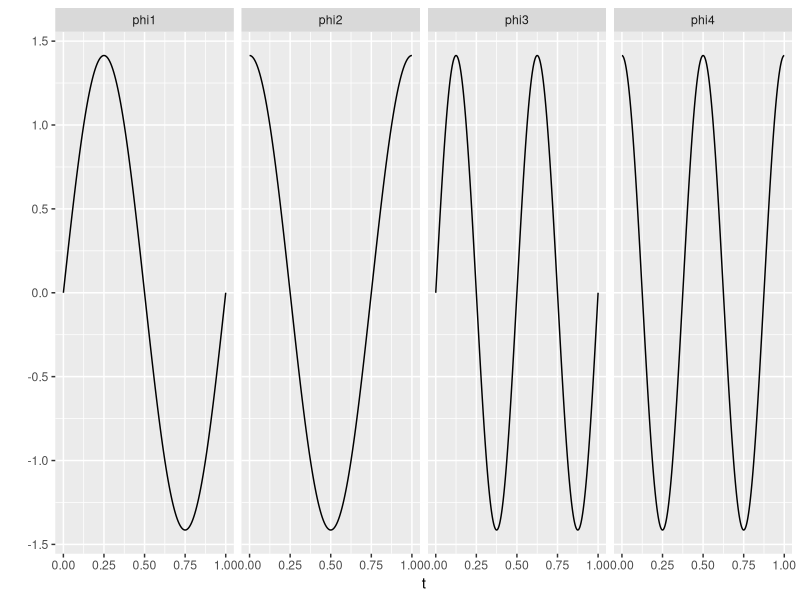
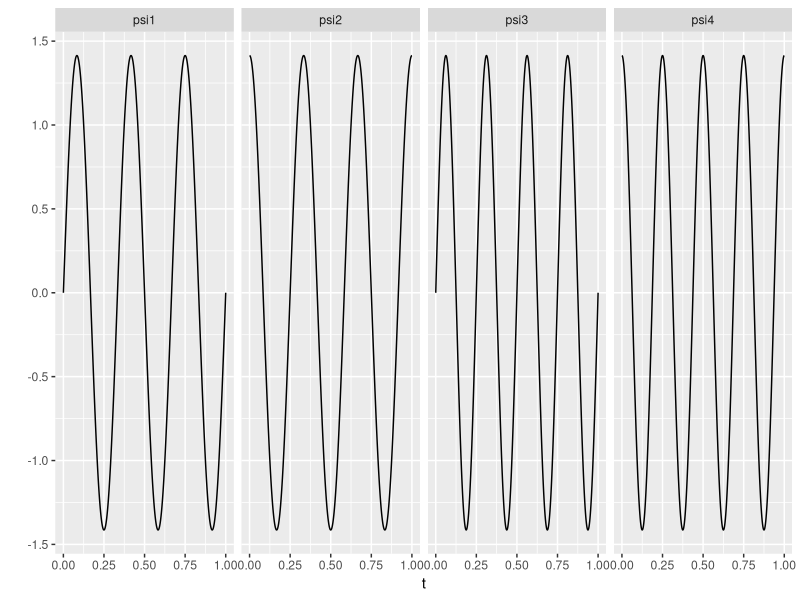
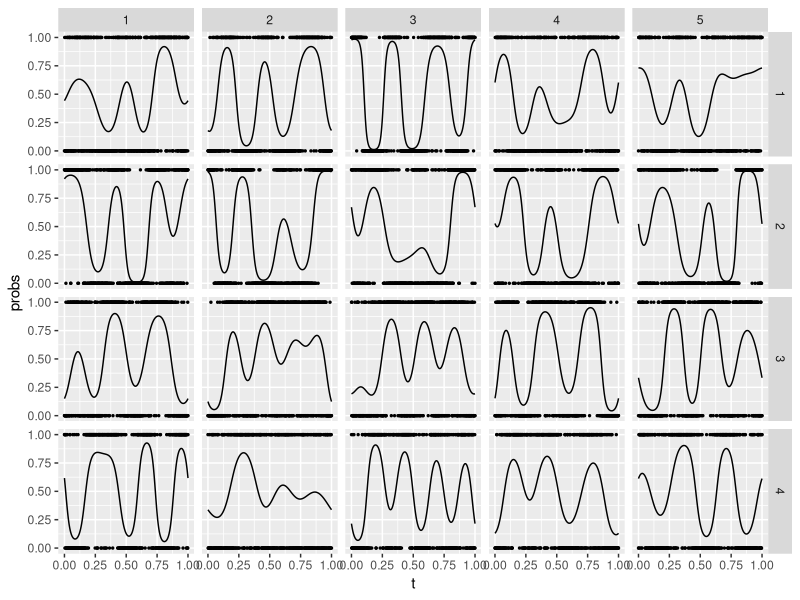

The R script that drew these images, in order: (Note: this script raises an error after producing the figures.)

# This code simulate multi-level binary functions



set.seed(625)

library(tidyverse)
library(here)


#### Simulation set up ####

N <- 500 # sample size 
J <- 5 # number of visit per subject
K <- 500 # number of observations per visit
t_vec <- seq(0, 1, length.out = K) # time grid
L <- 4 # number of level 1 eigenfunctions
M <- 4 # number of level 2 eigenfunctions

#### Eigenfunctions ####

# level 1 eigenfunctions:
phi_mat <- matrix(NA, nrow = K, ncol = L)
phi_mat[, 1] <- sqrt(2)*sin(2*pi*t_vec)
phi_mat[, 2] <- sqrt(2)*cos(2*pi*t_vec)
phi_mat[, 3] <- sqrt(2)*sin(4*pi*t_vec)
phi_mat[, 4] <- sqrt(2)*cos(4*pi*t_vec)

colnames(phi_mat) <- paste0("phi", 1:L)
head(phi_mat)

phi_mat %>% data.frame() %>%
  mutate(t=t_vec) %>%
  pivot_longer(starts_with("phi")) %>%
  ggplot()+
  geom_line(aes(x=t, y=value))+
  facet_wrap(~name, nrow= 1)+
  labs(x="t", y="")

# level 1 eigenvalues
lambda <- 0.5^((1:L)-1)

# level 2 eigenfunctions:
psi_mat <- matrix(NA, nrow = K, ncol = M)
psi_mat[, 1] <- sqrt(2)*sin(6*pi*t_vec)
psi_mat[, 2] <- sqrt(2)*cos(6*pi*t_vec)
psi_mat[, 3] <- sqrt(2)*sin(8*pi*t_vec)
psi_mat[, 4] <- sqrt(2)*cos(8*pi*t_vec)

colnames(psi_mat) <- paste0("psi", 1:M)
head(psi_mat)

psi_mat %>% data.frame() %>%
  mutate(t=t_vec) %>%
  pivot_longer(starts_with("psi")) %>%
  ggplot()+
  geom_line(aes(x=t, y=value))+
  facet_wrap(~name, nrow = 1)+
  labs(x="t", y="")

# level 2 eigenvalues
gamma <- 0.5^((1:M)-1)


#### Generate a full datasets ####

df_full <- expand.grid(id=1:N, visit = 1:J, t=t_vec) %>% arrange(id, visit, t)
df_full$eta <- NA

# containers for score: 
xi_true <- matrix(NA, nrow = N, ncol = L) # subject by eigenfunction
zeta_true <- array(NA, dim = c(N, J, M)) # subject by visit by eigenfunction

# generate latent function
for(i in 1:N){
  # level 1 score (subject): L by 1
  xi <- rnorm(L, 0, sqrt(lambda))
  xi_true[i, ] <- xi
  # level 2 score (subject-visit level): J by M
  # zeta <- sapply(gamma, function(x){rnorm(J, mean=0, sd = sqrt(x))})
  zeta <- rnorm(J*M, mean = 0, sd = rep(sqrt(gamma), J))
  zeta <- matrix(zeta, nrow = J, ncol=M, byrow = T) # visit by eigenfunction
  zeta_true[i,,] <- zeta
  # latent function
  ## subjectlevel
  eta_l1 <- phi_mat %*% xi
  eta_l1 <- rep(eta_l1, J)
  ## subject-visit level 
  eta_l2 <- psi_mat %*% t(zeta)
  eta_l2 <- as.vector(eta_l2)
  ## overall
  eta_i <- 0 + eta_l1 + eta_l2
  df_full[df_full$id==i, "eta"] <-  eta_i
}

# generate binary outcome
df_full <- df_full %>% mutate(probs = exp(eta)/(1+exp(eta))) 
df_full$Y <- rbinom(nrow(df_full), 1, df_full$probs)

#### Check data ####
# scores
apply(xi_true, 2, var)
apply(zeta_true, MARGIN = c(2,3), var)

# data
df_full %>% filter(id %in% 1:4) %>%
  ggplot()+
  geom_line(aes(x=t, y=probs))+
  geom_point(aes(x=t, y=Y), size = 0.5)+
  facet_grid(row = vars(id), col=vars(visit))
# Since the density of observation is much higher
# is very hard to see the change of activity with the flunctuations of eita

df_full %>% group_by(id, visit) %>% select(id, visit, Y) %>%
  summarise(freq = sum(Y))

#### save data ####
save(df_full, xi_true, zeta_true, file = here("Data/simData_N500_K500.RData"))
